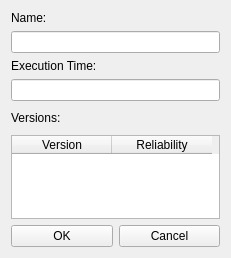
<ui version="4.0" >
 <class>VertexDialog</class>
 <widget class="QDialog" name="VertexDialog" >
  <property name="geometry" >
   <rect>
    <x>0</x>
    <y>0</y>
    <width>231</width>
    <height>258</height>
   </rect>
  </property>
  <property name="windowTitle" >
   <string>Edit Vertex</string>
  </property>
  <property name="styleSheet" >
   <string notr="true" >QWidget, QMenuBar::item {
	background-color: qlineargradient(x1: 0, y1: 0, x2: 0, y2: 1,
                                      stop: 0 #c5d8ef, stop: 1 #89a5c3);
}

QLabel, QSlider {
	background-color: transparent;
}</string>
  </property>
  <property name="locale" >
   <locale country="UnitedStates" language="English" />
  </property>
  <layout class="QVBoxLayout" name="verticalLayout_2" >
   <item>
    <layout class="QVBoxLayout" name="verticalLayout" >
     <property name="sizeConstraint" >
      <enum>QLayout::SetNoConstraint</enum>
     </property>
     <item>
      <widget class="QLabel" name="namelabel" >
       <property name="sizePolicy" >
        <sizepolicy vsizetype="Fixed" hsizetype="Preferred" >
         <horstretch>0</horstretch>
         <verstretch>0</verstretch>
        </sizepolicy>
       </property>
       <property name="text" >
        <string>Name:</string>
       </property>
      </widget>
     </item>
     <item>
      <layout class="QHBoxLayout" name="horizontalLayout_2" >
       <item>
        <widget class="QLineEdit" name="name" >
         <property name="enabled" >
          <bool>true</bool>
         </property>
         <property name="readOnly" >
          <bool>false</bool>
         </property>
        </widget>
       </item>
      </layout>
     </item>
     <item>
      <widget class="QLabel" name="timelabel" >
       <property name="sizePolicy" >
        <sizepolicy vsizetype="Fixed" hsizetype="Preferred" >
         <horstretch>0</horstretch>
         <verstretch>0</verstretch>
        </sizepolicy>
       </property>
       <property name="text" >
        <string>Execution Time:</string>
       </property>
      </widget>
     </item>
     <item>
      <layout class="QHBoxLayout" name="horizontalLayout_3" >
       <item>
        <widget class="QLineEdit" name="time" >
         <property name="enabled" >
          <bool>true</bool>
         </property>
         <property name="readOnly" >
          <bool>false</bool>
         </property>
        </widget>
       </item>
      </layout>
     </item>
     <item>
      <layout class="QHBoxLayout" name="horizontalLayout_5" >
       <item>
        <widget class="QLabel" name="label_3" >
         <property name="text" >
          <string>Versions:</string>
         </property>
        </widget>
       </item>
       <item>
        <widget class="QPushButton" name="add" >
         <property name="maximumSize" >
          <size>
           <width>16</width>
           <height>16777215</height>
          </size>
         </property>
         <property name="text" >
          <string/>
         </property>
         <property name="icon" >
          <iconset resource="resources.qrc" >
           <normaloff>:/pics/pics/add.png</normaloff>:/pics/pics/add.png</iconset>
         </property>
         <property name="flat" >
          <bool>true</bool>
         </property>
        </widget>
       </item>
       <item>
        <widget class="QPushButton" name="remove" >
         <property name="maximumSize" >
          <size>
           <width>16</width>
           <height>16777215</height>
          </size>
         </property>
         <property name="text" >
          <string/>
         </property>
         <property name="icon" >
          <iconset resource="resources.qrc" >
           <normaloff>:/pics/pics/delete.png</normaloff>:/pics/pics/delete.png</iconset>
         </property>
         <property name="flat" >
          <bool>true</bool>
         </property>
        </widget>
       </item>
      </layout>
     </item>
     <item>
      <layout class="QHBoxLayout" name="horizontalLayout_4" >
       <property name="sizeConstraint" >
        <enum>QLayout::SetNoConstraint</enum>
       </property>
       <item>
        <widget class="QTableWidget" name="versions" >
         <property name="sizePolicy" >
          <sizepolicy vsizetype="Preferred" hsizetype="Preferred" >
           <horstretch>0</horstretch>
           <verstretch>0</verstretch>
          </sizepolicy>
         </property>
         <property name="verticalScrollBarPolicy" >
          <enum>Qt::ScrollBarAsNeeded</enum>
         </property>
         <property name="horizontalScrollBarPolicy" >
          <enum>Qt::ScrollBarAlwaysOff</enum>
         </property>
         <property name="showGrid" >
          <bool>true</bool>
         </property>
         <property name="columnCount" >
          <number>2</number>
         </property>
         <column>
          <property name="text" >
           <string>Version</string>
          </property>
         </column>
         <column>
          <property name="text" >
           <string>Reliability</string>
          </property>
         </column>
        </widget>
       </item>
      </layout>
     </item>
     <item>
      <layout class="QHBoxLayout" name="horizontalLayout" >
       <item>
        <widget class="QPushButton" name="OK" >
         <property name="text" >
          <string>OK</string>
         </property>
        </widget>
       </item>
       <item>
        <widget class="QPushButton" name="Cancel" >
         <property name="text" >
          <string>Cancel</string>
         </property>
        </widget>
       </item>
      </layout>
     </item>
    </layout>
   </item>
  </layout>
 </widget>
 <resources>
  <include location="resources.qrc" />
 </resources>
 <connections>
  <connection>
   <sender>OK</sender>
   <signal>clicked()</signal>
   <receiver>VertexDialog</receiver>
   <slot>accept()</slot>
   <hints>
    <hint type="sourcelabel" >
     <x>102</x>
     <y>240</y>
    </hint>
    <hint type="destinationlabel" >
     <x>199</x>
     <y>149</y>
    </hint>
   </hints>
  </connection>
  <connection>
   <sender>Cancel</sender>
   <signal>clicked()</signal>
   <receiver>VertexDialog</receiver>
   <slot>reject()</slot>
   <hints>
    <hint type="sourcelabel" >
     <x>288</x>
     <y>240</y>
    </hint>
    <hint type="destinationlabel" >
     <x>199</x>
     <y>149</y>
    </hint>
   </hints>
  </connection>
  <connection>
   <sender>add</sender>
   <signal>clicked()</signal>
   <receiver>VertexDialog</receiver>
   <slot>AddVersion()</slot>
   <hints>
    <hint type="sourcelabel" >
     <x>189</x>
     <y>119</y>
    </hint>
    <hint type="destinationlabel" >
     <x>115</x>
     <y>128</y>
    </hint>
   </hints>
  </connection>
  <connection>
   <sender>remove</sender>
   <signal>clicked()</signal>
   <receiver>VertexDialog</receiver>
   <slot>RemoveVersion()</slot>
   <hints>
    <hint type="sourcelabel" >
     <x>211</x>
     <y>119</y>
    </hint>
    <hint type="destinationlabel" >
     <x>115</x>
     <y>128</y>
    </hint>
   </hints>
  </connection>
 </connections>
 <slots>
  <slot>AddVersion()</slot>
  <slot>RemoveVersion()</slot>
 </slots>
</ui>
